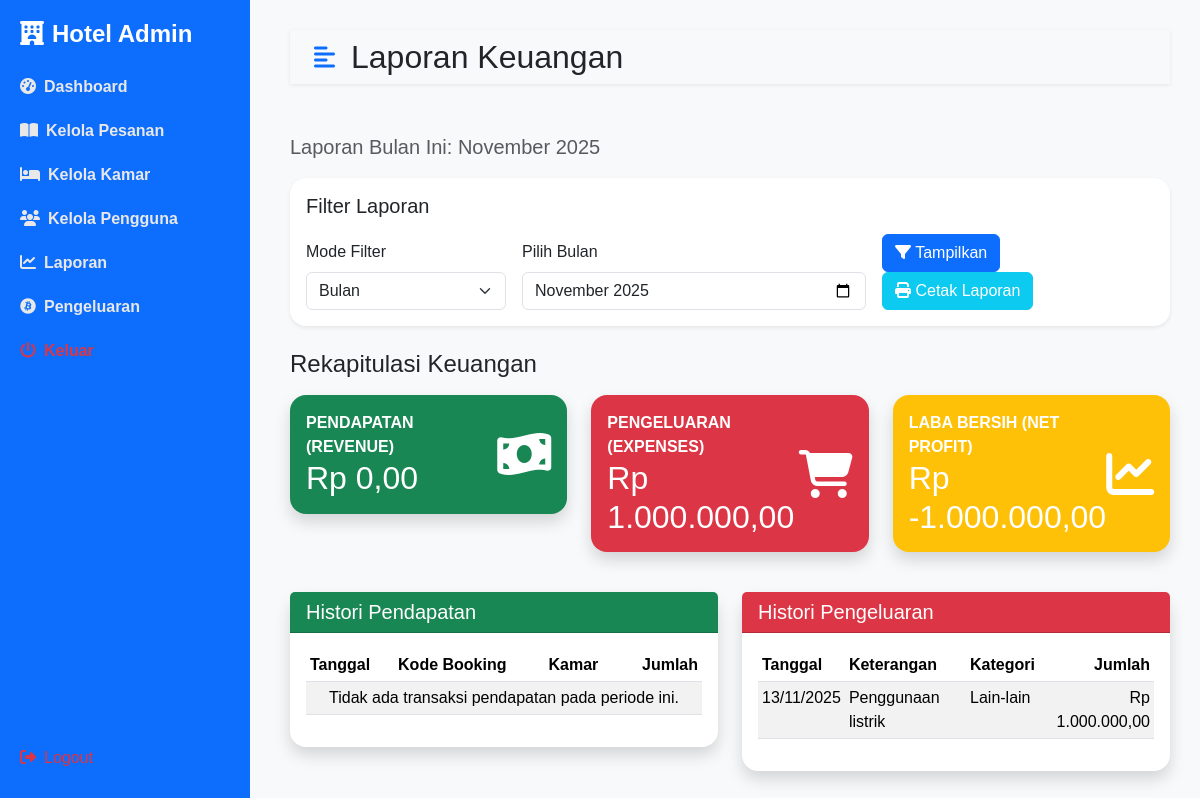
The page /admin/laporan_keuangan.php on the database as committed earlier.
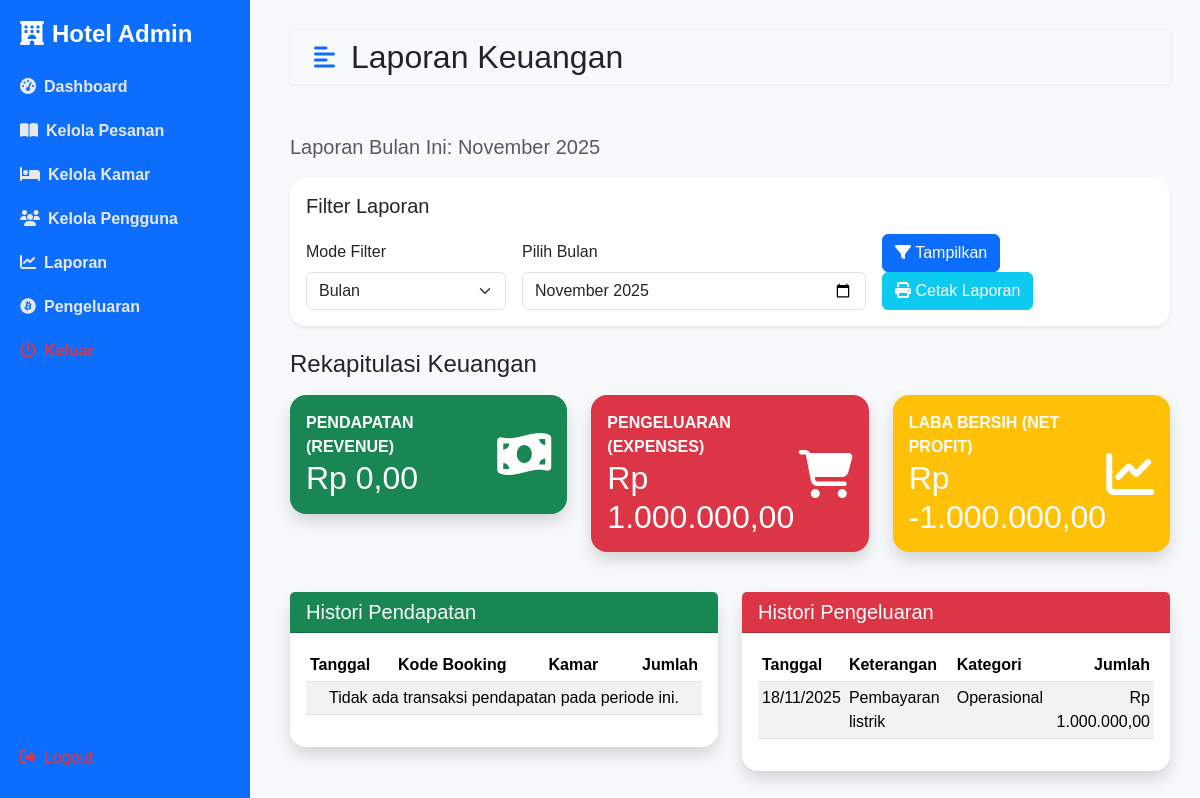
The same page on the database as committed later.
### tables this page shows
CREATE TABLE `pengeluaran` (
  `id` int NOT NULL,
  `tanggal` date DEFAULT NULL,
  `keterangan` varchar(255) DEFAULT NULL,
  `jumlah` decimal(10,2) DEFAULT NULL,
  `kategori` varchar(100) DEFAULT NULL,
  `user_id` int DEFAULT NULL
);

### admin/laporan_keuangan.php (the view, shortened to what the changed rows need)
<?php
include '../koneksi.php';
$filter_mode = $_GET['filter_mode'] ?? 'month';
$filter_start = '';
$filter_end = '';
if ($filter_mode == 'day' && isset($_GET['date_filter']) && !empty($_GET['date_filter'])) {
    $date = new DateTime($_GET['date_filter']);
    $filter_start = $date->format('Y-m-d 00:00:00');
    $filter_end = $date->format('Y-m-d 23:59:59');
    $filter_display = 'Laporan Tanggal: ' . $date->format('d F Y');
} elseif ($filter_mode == 'year' && isset($_GET['year_filter']) && !empty($_GET['year_filter'])) {
    $year = $_GET['year_filter'];
    $filter_start = $year . '-01-01 00:00:00';
    $filter_end = $year . '-12-31 23:59:59';
    $filter_display = 'Laporan Tahun: ' . $year;
} else {
    $start_of_month = new DateTime('first day of this month');
    $end_of_month = new DateTime('last day of this month');
    $end_of_month->setTime(23, 59, 59);
    $filter_start = $start_of_month->format('Y-m-d H:i:s');
    $filter_end = $end_of_month->format('Y-m-d H:i:s');
}
function getTotalRevenue($koneksi, $start, $end)
{
    $query = "
        SELECT SUM(total_price) as total
        FROM bookings
        WHERE (status = 'paid' OR status = 'checked_out')
        AND created_at BETWEEN ? AND ?
    ";
    if ($stmt = $koneksi->prepare($query)) {
        $stmt->bind_param("ss", $start, $end);
        $stmt->execute();
        $result = $stmt->get_result()->fetch_assoc();
        return $result['total'] ?? 0;
    }
    return 0;
}
function getTotalExpenses($koneksi, $start, $end)
{
    $start_date_only = date('Y-m-d', strtotime($start));
    $end_date_only = date('Y-m-d', strtotime($end));
    $query = "
        SELECT SUM(jumlah) as total
        FROM pengeluaran
        WHERE tanggal BETWEEN ? AND ?
    ";
    if ($stmt = $koneksi->prepare($query)) {
        $stmt->bind_param("ss", $start_date_only, $end_date_only);
        $stmt->execute();
        $result = $stmt->get_result()->fetch_assoc();
        return $result['total'] ?? 0;
    }
    return 0;
}
function getExpenseHistory($koneksi, $start, $end)
{
    $start_date_only = date('Y-m-d', strtotime($start));
    $end_date_only = date('Y-m-d', strtotime($end));
    $query = "
        SELECT
            p.tanggal, p.keterangan, p.jumlah, p.kategori,
            u.name as user_id_name
        FROM pengeluaran p
        JOIN users u ON p.user_id = u.id
        WHERE p.tanggal BETWEEN ? AND ?
        ORDER BY p.tanggal DESC
    ";
    if ($stmt = $koneksi->prepare($query)) {
        $stmt->bind_param("ss", $start_date_only, $end_date_only);
        $stmt->execute();
        $result = $stmt->get_result()->fetch_all(MYSQLI_ASSOC);
        return $result;
    }
    return [];
}
$total_revenue = getTotalRevenue($koneksi, $filter_start, $filter_end);
$total_expenses = getTotalExpenses($koneksi, $filter_start, $filter_end);
$net_profit = $total_revenue - $total_expenses;
$expense_history = getExpenseHistory($koneksi, $filter_start, $filter_end);
function formatRupiah($amount)
{
    return 'Rp ' . number_format($amount, 2, ',', '.');
}
?>
<!DOCTYPE html>
<html lang="id">
<head>
    <link href="https://cdn.jsdelivr.net/npm/bootstrap@5.3.2/dist/css/bootstrap.min.css" rel="stylesheet">
    <link rel="stylesheet" href="https://cdnjs.cloudflare.com/ajax/libs/font-awesome/6.4.0/css/all.min.css">
    <link rel="stylesheet" href="../assets/css/admin-style.css">
</head>
<body class="bg-light">
    <div class="container-print content">
        <nav class="navbar navbar-expand-lg navbar-light bg-transparent px-4 no-print">
            <div class="d-flex align-items-center">
                <h2 class="fs-2 m-0">Laporan Keuangan</h2>
            </div>
        </nav>
        <div class="row mb-4">
            <div class="col-md-4 mb-3">
                <div class="card bg-success text-print shadow">
                    <div class="card-body">
                        <div class="d-flex justify-content-between align-items-center">
                            <div>
                                <h2 class="mb-0"><?= formatRupiah($total_revenue) ?></h2>
                            </div>
                        </div>
                    </div>
                </div>
            </div>
            <div class="col-md-4 mb-3">
                <div class="card bg-danger text-print shadow">
                    <div class="card-body">
                        <div class="d-flex justify-content-between align-items-center">
                            <div>
                                <h2 class="mb-0"><?= formatRupiah($total_expenses) ?></h2>
                            </div>
                        </div>
                    </div>
                </div>
            </div>
            <div class="col-md-4 mb-3">
                <?php $laba_class = $net_profit >= 0 ? 'bg-primary text-print' : 'bg-warning text-print'; ?>
                <div class="card <?= $laba_class ?> shadow">
                    <div class="card-body">
                        <div class="d-flex justify-content-between align-items-center">
                            <div>
                                <h2 class="mb-0"><?= formatRupiah($net_profit) ?></h2>
                            </div>
                        </div>
                    </div>
                </div>
            </div>
        </div>
        <div class="row">
            <div class="col-lg-6 mb-4">
                <div class="card shadow">
                    <div class="card-body">
                        <div class="table-responsive">
                            <table class="table table-sm table-hover table-striped">
                                <thead>
                                    <tr>
                                        <th>Tanggal</th>
                                        <th>Kode Booking</th>
                                        <th>Kamar</th>
                                        <th class="text-end">Jumlah</th>
                                    </tr>
                                </thead>
                            </table>
                        </div>
                    </div>
                </div>
            </div>
            <div class="col-lg-6 mb-4">
                <div class="card shadow">
                    <div class="card-body">
                        <div class="table-responsive">
                            <table class="table table-sm table-hover table-striped">
                                <thead>
                                    <tr>
                                        <th>Tanggal</th>
                                        <th>Keterangan</th>
                                        <th>Kategori</th>
                                        <th class="text-end">Jumlah</th>
                                    </tr>
                                </thead>
                                <tbody>
                                    <?php if (!empty($expense_history)): ?>
                                        <?php foreach ($expense_history as $exp): ?>
                                            <tr>
                                                <td><?= date('d/m/Y', strtotime($exp['tanggal'])) ?></td>
                                                <td><?= htmlspecialchars($exp['keterangan']) ?></td>
                                                <td><?= htmlspecialchars($exp['kategori']) ?></td>
                                                <td class="text-end"><?= formatRupiah($exp['jumlah']) ?></td>
                                            </tr>
                                        <?php endforeach; ?>
                                    <?php else: ?>
                                        <tr>
                                            <td colspan="4" class="text-center">Tidak ada transaksi pengeluaran pada periode ini.</td>
                                        </tr>
                                    <?php endif; ?>
                                </tbody>
                            </table>
                        </div>
                    </div>
                </div>
            </div>
        </div>
    </div>
</body>
</html>

Rows that differ between the two databases and show on the page:
removed pengeluaran: tanggal "13/11/2025", keterangan "Penggunaan listrik", kategori "Lain-lain", jumlah "Rp 1.000.000,00"
added pengeluaran: tanggal "18/11/2025", keterangan "Pembayaran listrik", kategori "Operasional", jumlah "Rp 1.000.000,00"
